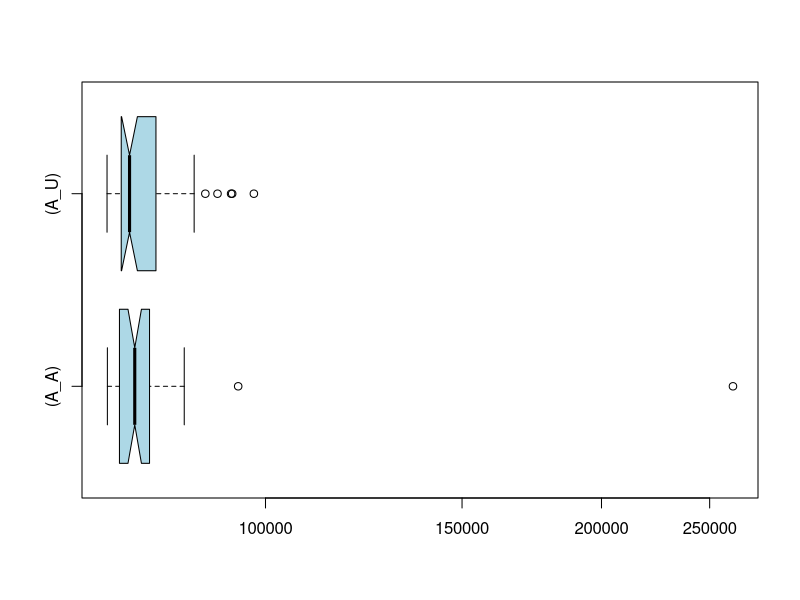

This chart was generated by the following R code:
if (exists("A_A")) remove("A_A")
if (exists("A_U")) remove("A_U")
if (exists("C_A")) remove("C_A")
if (exists("C_U")) remove("C_U")
A_U<-c(90575,79848,78928,77761,93148,74854,79559,76898,74151,80836,79773,81132,72359,75865,73145,77273,75956,73535,75505,81492,76623,73954,72293,88328,75692,74471,72785,97630,75584,75007,74704,75112,72116,73898,77836,74653,93357,74556,81197,74146,72872,73132,80069,74831,74259,74941,79071,74575,75068,86313)
A_A<-c(262312,84491,84464,78513,94521,78723,75778,78575,78062,76011,73697,75355,84496,73429,74630,73953,73422,84567,76021,77003,81668,76425,73987,78081,73684,76209,73759,80885,72896,73679,83010,76562,79113,75376,77312,80852,74245,73643,77486,78357,73490,77006,76287,82684,76973,74138,72420,76295,72167,75199)
if (exists("A_U")) boxplot.stats(A_U)
if (exists("A_A")) boxplot.stats(A_A)
if (exists("C_U")) boxplot.stats(C_U)
if (exists("C_A")) boxplot.stats(C_A)
if (exists("A_U")) summary(A_U)
if (exists("A_A")) summary(A_A)
if (exists("C_U")) summary(C_U)
if (exists("C_A")) summary(C_A)
if (exists("A_U")) boxplot(A_A,A_U,col="lightblue",horizontal=TRUE,log="x",match=TRUE,names=c("(A_A)","(A_U)"),notch=TRUE)
if (exists("C_U")) boxplot(C_A,C_U,col="lightblue",horizontal=TRUE,log="x",match=TRUE,names=c("(C_A)","(C_U)"),notch=TRUE)
